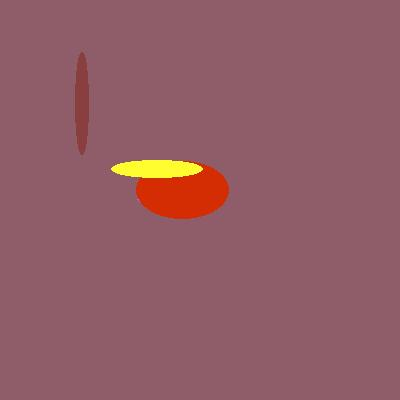
#> input picture images/image.jpg, 400 x 400 px
$ python image_to_ascii.py images/image.jpg
#> lines starting #> are read from the running program, lines starting #| are printed output that depends on the picture
from PIL import Image
import argparse

def image_to_ASCII(image_path:str, char_map:str="@@@@@@@@@@@@%%%%%%%%#########********+++++++++====", save:bool=True, invert:bool=False, intermediate:str="") -> str:
  """
  Converts an image to ASCII art using a character map.

  Args:
      image_path: Path to the image file.
      char_map: A string containing characters representing different light levels default = @@@@@@@@@@@@%%%%%%%%#########********+++++++++====
      save: to save or not to save to a text file default = False
      invert: will invert the charmap default = False
      intermediate: which character(s) should be between each character from the charmap default = ""

  Returns:
      A string containing the ASCII art representation of the image.
  """
#> called with image_path = 'images/image.jpg', save = True, invert = False, intermediate = ''
  img = Image.open(image_path).convert('L')  # Convert to grayscale
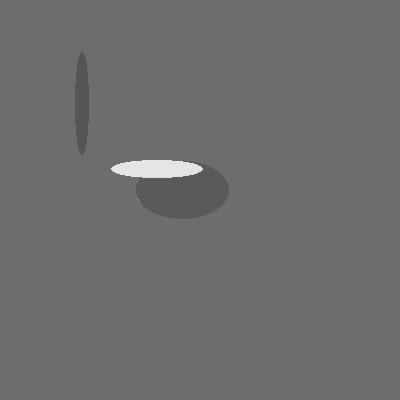
#> img: PIL image 400x400 L; min 64, max 243, mean 109.4

  width, height = img.size
#> width = 400; height = 400
  new_width = 500  # too low means image is unrecognizable
  aspect_ratio = height / width
#> aspect_ratio = 1
  new_height = int(aspect_ratio * new_width)
#> new_height = 500
  img = img.resize((new_width, new_height))
#> img: PIL image 500x500 L

  # Define a list of ASCII characters based on brightness levels
  ascii_chars = list(char_map)

  # Get pixel data
  pixels = img.getdata()

  ascii_image = []
  for pixel in pixels:
    index = int(pixel * len(ascii_chars) / 256)
    if invert:
        index = -index
    ascii_image.append(ascii_chars[index])
#> after the loop, ascii_image = 250000 items


  final_image = "\n".join([f"{intermediate}".join(row) for row in zip(*[iter(ascii_image)] * new_width)]) # having the l between each character makes the width more natural
  if save:
    with open("ascii_art.txt", "w", encoding="utf-8") as f:
        f.write(final_image)

  return final_image


if __name__ == "__main__":
  parser = argparse.ArgumentParser(
    prog="Image to Ascii",
    description="Will convert an image to an ascii representation of the image"
    )
  parser.add_argument("image", help="file path to the image", type=str)
  parser.add_argument("-c","--charmap", metavar="", type=str, help="charmap for the image to use")
  args = parser.parse_args()
  print(args)
  image_to_ASCII("images/image.jpg", save=True)
